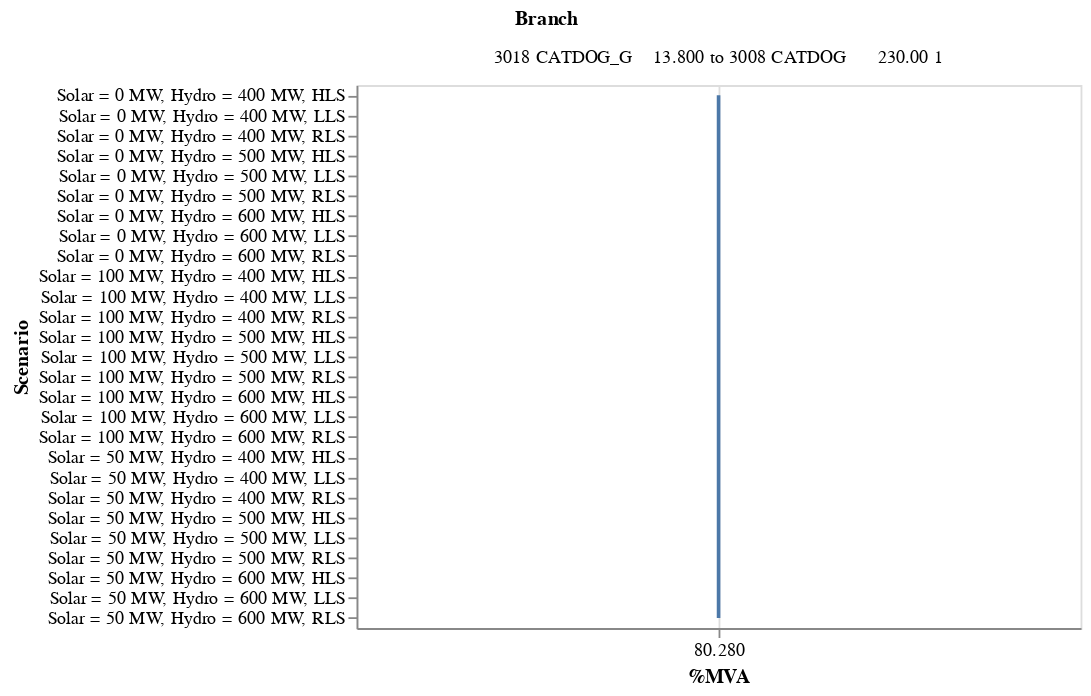

The code cell stored with this chart in its notebook:
### Markdown cell above
##### Transformer branch overload plot

### Code cell
alt.Chart(transformer_overload).mark_line().encode(
    alt.X('%MVA', axis=alt.Axis(format='.3f'),scale=alt.Scale(zero=False)),
    alt.Y('Scenario'),
    alt.Color('Branch', legend=None)).properties(height = 300, width =400).facet('Branch',columns=2).resolve_scale(x='independent', y = 'independent')

### Figure 1 — Vega-Lite specification as saved in the notebook (floating-point values rounded to 4 significant figures)
{"config": {"view": {"continuousWidth": 300, "continuousHeight": 300}}, "data": {"name": "data-687903ff52fec9aa87d86556de55d755"}, "facet": {"field": "Branch", "type": "nominal"}, "spec": {"mark": {"type": "line"}, "encoding": {"color": {"field": "Branch", "legend": null, "type": "nominal"}, "x": {"axis": {"format": ".3f"}, "field": "%MVA", "scale": {"zero": false}, "type": "quantitative"}, "y": {"field": "Scenario", "type": "nominal"}}, "height": 300, "width": 400}, "columns": 2, "resolve": {"scale": {"x": "independent", "y": "independent"}}, "$schema": "https://vega.github.io/schema/vega-lite/v5.20.1.json", "datasets": {"data-687903ff52fec9aa87d86556de55d755": [{"Scenario": "Solar = 0 MW, Hydro = 400 MW, LLS", "From Bus": 3018, "From Bus Ext": "CATDOG_G    13.800", "To Bus": 3008, "To Bus Ext": "CATDOG      230.00", "Ckt ID": 1, "Non Metered Bus": 3018, " Branch I": 4779, "Branch Flow MW": 90.0, "Branch Flow MVAR": 80.0, "Branch MVA": 120.4, "MW Loss": 0.03, "MVAR Loss": 11.09, "Rate": 150.0, "%I": 76.16, "%MVA": 80.28, "From Bus V": "13.800", "To Bus V": "230.00", "Branch": "3018 CATDOG_G    13.800 to 3008 CATDOG      230.00 1"}, {"Scenario": "Solar = 0 MW, Hydro = 400 MW, RLS", "From Bus": 3018, "From Bus Ext": "CATDOG_G    13.800", "To Bus": 3008, "To Bus Ext": "CATDOG      230.00", "Ckt ID": 1, "Non Metered Bus": 3018, " Branch I": 4793, "Branch Flow MW": 90.0, "Branch Flow MVAR": 80.0, "Branch MVA": 120.4, "MW Loss": 0.03, "MVAR Loss": 11.16, "Rate": 150.0, "%I": 76.39, "%MVA": 80.28, "From Bus V": "13.800", "To Bus V": "230.00", "Branch": "3018 CATDOG_G    13.800 to 3008 CATDOG      230.00 1"}, {"Scenario": "Solar = 0 MW, Hydro = 400 MW, HLS", "From Bus": 3018, "From Bus Ext": "CATDOG_G    13.800", "To Bus": 3008, "To Bus Ext": "CATDOG      230.00", "Ckt ID": 1, "Non Metered Bus": 3018, " Branch I": 4806, "Branch Flow MW": 90.0, "Branch Flow MVAR": 80.0, "Branch MVA": 120.4, "MW Loss": 0.03, "MVAR Loss": 11.22, "Rate": 150.0, "%I": 76.58, "%MVA": 80.28, "From Bus V": "13.800", "To Bus V": "230.00", "Branch": "3018 CATDOG_G    13.800 to 3008 CATDOG      230.00 1"}, {"Scenario": "Solar = 0 MW, Hydro = 500 MW, LLS", "From Bus": 3018, "From Bus Ext": "CATDOG_G    13.800", "To Bus": 3008, "To Bus Ext": "CATDOG      230.00", "Ckt ID": 1, "Non Metered Bus": 3018, " Branch I": 4783, "Branch Flow MW": 90.0, "Branch Flow MVAR": 80.0, "Branch MVA": 120.4, "MW Loss": 0.03, "MVAR Loss": 11.11, "Rate": 150.0, "%I": 76.22, "%MVA": 80.28, "From Bus V": "13.800", "To Bus V": "230.00", "Branch": "3018 CATDOG_G    13.800 to 3008 CATDOG      230.00 1"}, {"Scenario": "Solar = 0 MW, Hydro = 500 MW, RLS", "From Bus": 3018, "From Bus Ext": "CATDOG_G    13.800", "To Bus": 3008, "To Bus Ext": "CATDOG      230.00", "Ckt ID": 1, "Non Metered Bus": 3018, " Branch I": 4798, "Branch Flow MW": 90.0, "Branch Flow MVAR": 80.0, "Branch MVA": 120.4, "MW Loss": 0.03, "MVAR Loss": 11.18, "Rate": 150.0, "%I": 76.46, "%MVA": 80.28, "From Bus V": "13.800", "To Bus V": "230.00", "Branch": "3018 CATDOG_G    13.800 to 3008 CATDOG      230.00 1"}, {"Scenario": "Solar = 0 MW, Hydro = 500 MW, HLS", "From Bus": 3018, "From Bus Ext": "CATDOG_G    13.800", "To Bus": 3008, "To Bus Ext": "CATDOG      230.00", "Ckt ID": 1, "Non Metered Bus": 3018, " Branch I": 4819, "Branch Flow MW": 90.0, "Branch Flow MVAR": 80.0, "Branch MVA": 120.4, "MW Loss": 0.03, "MVAR Loss": 11.28, "Rate": 150.0, "%I": 76.8, "%MVA": 80.28, "From Bus V": "13.800", "To Bus V": "230.00", "Branch": "3018 CATDOG_G    13.800 to 3008 CATDOG      230.00 1"}, {"Scenario": "Solar = 0 MW, Hydro = 600 MW, LLS", "From Bus": 3018, "From Bus Ext": "CATDOG_G    13.800", "To Bus": 3008, "To Bus Ext": "CATDOG      230.00", "Ckt ID": 1, "Non Metered Bus": 3018, " Branch I": 4788, "Branch Flow MW": 90.0, "Branch Flow MVAR": 80.0, "Branch MVA": 120.4, "MW Loss": 0.03, "MVAR Loss": 11.13, "Rate": 150.0, "%I": 76.3, "%MVA": 80.28, "From Bus V": "13.800", "To Bus V": "230.00", "Branch": "3018 CATDOG_G    13.800 to 3008 CATDOG      230.00 1"}, {"Scenario": "Solar = 0 MW, Hydro = 600 MW, RLS", "From Bus": 3018, "From Bus Ext": "CATDOG_G    13.800", "To Bus": 3008, "To Bus Ext": "CATDOG      230.00", "Ckt ID": 1, "Non Metered Bus": 3018, " Branch I": 4803, "Branch Flow MW": 90.0, "Branch Flow MVAR": 80.0, "Branch MVA": 120.4, "MW Loss": 0.03, "MVAR Loss": 11.2, "Rate": 150.0, "%I": 76.54, "%MVA": 80.28, "From Bus V": "13.800", "To Bus V": "230.00", "Branch": "3018 CATDOG_G    13.800 to 3008 CATDOG      230.00 1"}, {"Scenario": "Solar = 0 MW, Hydro = 600 MW, HLS", "From Bus": 3018, "From Bus Ext": "CATDOG_G    13.800", "To Bus": 3008, "To Bus Ext": "CATDOG      230.00", "Ckt ID": 1, "Non Metered Bus": 3018, " Branch I": 4863, "Branch Flow MW": 90.0, "Branch Flow MVAR": 80.0, "Branch MVA": 120.4, "MW Loss": 0.03, "MVAR Loss": 11.48, "Rate": 150.0, "%I": 77.49, "%MVA": 80.28, "From Bus V": "13.800", "To Bus V": "230.00", "Branch": "3018 CATDOG_G    13.800 to 3008 CATDOG      230.00 1"}, {"Scenario": "Solar = 50 MW, Hydro = 400 MW, LLS", "From Bus": 3018, "From Bus Ext": "CATDOG_G    13.800", "To Bus": 3008, "To Bus Ext": "CATDOG      230.00", "Ckt ID": 1, "Non Metered Bus": 3018, " Branch I": 4777, "Branch Flow MW": 90.0, "Branch Flow MVAR": 80.0, "Branch MVA": 120.4, "MW Loss": 0.03, "MVAR Loss": 11.08, "Rate": 150.0, "%I": 76.13, "%MVA": 80.28, "From Bus V": "13.800", "To Bus V": "230.00", "Branch": "3018 CATDOG_G    13.800 to 3008 CATDOG      230.00 1"}, {"Scenario": "Solar = 50 MW, Hydro = 400 MW, RLS", "From Bus": 3018, "From Bus Ext": "CATDOG_G    13.800", "To Bus": 3008, "To Bus Ext": "CATDOG      230.00", "Ckt ID": 1, "Non Metered Bus": 3018, " Branch I": 4791, "Branch Flow MW": 90.0, "Branch Flow MVAR": 80.0, "Branch MVA": 120.4, "MW Loss": 0.03, "MVAR Loss": 11.15, "Rate": 150.0, "%I": 76.36, "%MVA": 80.28, "From Bus V": "13.800", "To Bus V": "230.00", "Branch": "3018 CATDOG_G    13.800 to 3008 CATDOG      230.00 1"}, {"Scenario": "Solar = 50 MW, Hydro = 400 MW, HLS", "From Bus": 3018, "From Bus Ext": "CATDOG_G    13.800", "To Bus": 3008, "To Bus Ext": "CATDOG      230.00", "Ckt ID": 1, "Non Metered Bus": 3018, " Branch I": 4804, "Branch Flow MW": 90.0, "Branch Flow MVAR": 80.0, "Branch MVA": 120.4, "MW Loss": 0.03, "MVAR Loss": 11.21, "Rate": 150.0, "%I": 76.55, "%MVA": 80.28, "From Bus V": "13.800", "To Bus V": "230.00", "Branch": "3018 CATDOG_G    13.800 to 3008 CATDOG      230.00 1"}, {"Scenario": "Solar = 50 MW, Hydro = 500 MW, LLS", "From Bus": 3018, "From Bus Ext": "CATDOG_G    13.800", "To Bus": 3008, "To Bus Ext": "CATDOG      230.00", "Ckt ID": 1, "Non Metered Bus": 3018, " Branch I": 4781, "Branch Flow MW": 90.0, "Branch Flow MVAR": 80.0, "Branch MVA": 120.4, "MW Loss": 0.03, "MVAR Loss": 11.1, "Rate": 150.0, "%I": 76.19, "%MVA": 80.28, "From Bus V": "13.800", "To Bus V": "230.00", "Branch": "3018 CATDOG_G    13.800 to 3008 CATDOG      230.00 1"}, {"Scenario": "Solar = 50 MW, Hydro = 500 MW, RLS", "From Bus": 3018, "From Bus Ext": "CATDOG_G    13.800", "To Bus": 3008, "To Bus Ext": "CATDOG      230.00", "Ckt ID": 1, "Non Metered Bus": 3018, " Branch I": 4796, "Branch Flow MW": 90.0, "Branch Flow MVAR": 80.0, "Branch MVA": 120.4, "MW Loss": 0.03, "MVAR Loss": 11.17, "Rate": 150.0, "%I": 76.43, "%MVA": 80.28, "From Bus V": "13.800", "To Bus V": "230.00", "Branch": "3018 CATDOG_G    13.800 to 3008 CATDOG      230.00 1"}, {"Scenario": "Solar = 50 MW, Hydro = 500 MW, HLS", "From Bus": 3018, "From Bus Ext": "CATDOG_G    13.800", "To Bus": 3008, "To Bus Ext": "CATDOG      230.00", "Ckt ID": 1, "Non Metered Bus": 3018, " Branch I": 4808, "Branch Flow MW": 90.0, "Branch Flow MVAR": 80.0, "Branch MVA": 120.4, "MW Loss": 0.03, "MVAR Loss": 11.23, "Rate": 150.0, "%I": 76.62, "%MVA": 80.28, "From Bus V": "13.800", "To Bus V": "230.00", "Branch": "3018 CATDOG_G    13.800 to 3008 CATDOG      230.00 1"}, {"Scenario": "Solar = 50 MW, Hydro = 600 MW, LLS", "From Bus": 3018, "From Bus Ext": "CATDOG_G    13.800", "To Bus": 3008, "To Bus Ext": "CATDOG      230.00", "Ckt ID": 1, "Non Metered Bus": 3018, " Branch I": 4785, "Branch Flow MW": 90.0, "Branch Flow MVAR": 80.0, "Branch MVA": 120.4, "MW Loss": 0.03, "MVAR Loss": 11.12, "Rate": 150.0, "%I": 76.26, "%MVA": 80.28, "From Bus V": "13.800", "To Bus V": "230.00", "Branch": "3018 CATDOG_G    13.800 to 3008 CATDOG      230.00 1"}, {"Scenario": "Solar = 50 MW, Hydro = 600 MW, RLS", "From Bus": 3018, "From Bus Ext": "CATDOG_G    13.800", "To Bus": 3008, "To Bus Ext": "CATDOG      230.00", "Ckt ID": 1, "Non Metered Bus": 3018, " Branch I": 4800, "Branch Flow MW": 90.0, "Branch Flow MVAR": 80.0, "Branch MVA": 120.4, "MW Loss": 0.03, "MVAR Loss": 11.19, "Rate": 150.0, "%I": 76.5, "%MVA": 80.28, "From Bus V": "13.800", "To Bus V": "230.00", "Branch": "3018 CATDOG_G    13.800 to 3008 CATDOG      230.00 1"}, {"Scenario": "Solar = 50 MW, Hydro = 600 MW, HLS", "From Bus": 3018, "From Bus Ext": "CATDOG_G    13.800", "To Bus": 3008, "To Bus Ext": "CATDOG      230.00", "Ckt ID": 1, "Non Metered Bus": 3018, " Branch I": 4847, "Branch Flow MW": 90.0, "Branch Flow MVAR": 80.0, "Branch MVA": 120.4, "MW Loss": 0.03, "MVAR Loss": 11.41, "Rate": 150.0, "%I": 77.25, "%MVA": 80.28, "From Bus V": "13.800", "To Bus V": "230.00", "Branch": "3018 CATDOG_G    13.800 to 3008 CATDOG      230.00 1"}, {"Scenario": "Solar = 100 MW, Hydro = 400 MW, LLS", "From Bus": 3018, "From Bus Ext": "CATDOG_G    13.800", "To Bus": 3008, "To Bus Ext": "CATDOG      230.00", "Ckt ID": 1, "Non Metered Bus": 3018, " Branch I": 4775, "Branch Flow MW": 90.0, "Branch Flow MVAR": 80.0, "Branch MVA": 120.4, "MW Loss": 0.03, "MVAR Loss": 11.08, "Rate": 150.0, "%I": 76.1, "%MVA": 80.28, "From Bus V": "13.800", "To Bus V": "230.00", "Branch": "3018 CATDOG_G    13.800 to 3008 CATDOG      230.00 1"}, {"Scenario": "Solar = 100 MW, Hydro = 400 MW, RLS", "From Bus": 3018, "From Bus Ext": "CATDOG_G    13.800", "To Bus": 3008, "To Bus Ext": "CATDOG      230.00", "Ckt ID": 1, "Non Metered Bus": 3018, " Branch I": 4790, "Branch Flow MW": 90.0, "Branch Flow MVAR": 80.0, "Branch MVA": 120.4, "MW Loss": 0.03, "MVAR Loss": 11.14, "Rate": 150.0, "%I": 76.33, "%MVA": 80.28, "From Bus V": "13.800", "To Bus V": "230.00", "Branch": "3018 CATDOG_G    13.800 to 3008 CATDOG      230.00 1"}, {"Scenario": "Solar = 100 MW, Hydro = 400 MW, HLS", "From Bus": 3018, "From Bus Ext": "CATDOG_G    13.800", "To Bus": 3008, "To Bus Ext": "CATDOG      230.00", "Ckt ID": 1, "Non Metered Bus": 3018, " Branch I": 4802, "Branch Flow MW": 90.0, "Branch Flow MVAR": 80.0, "Branch MVA": 120.4, "MW Loss": 0.03, "MVAR Loss": 11.2, "Rate": 150.0, "%I": 76.53, "%MVA": 80.28, "From Bus V": "13.800", "To Bus V": "230.00", "Branch": "3018 CATDOG_G    13.800 to 3008 CATDOG      230.00 1"}, {"Scenario": "Solar = 100 MW, Hydro = 500 MW, LLS", "From Bus": 3018, "From Bus Ext": "CATDOG_G    13.800", "To Bus": 3008, "To Bus Ext": "CATDOG      230.00", "Ckt ID": 1, "Non Metered Bus": 3018, " Branch I": 4779, "Branch Flow MW": 90.0, "Branch Flow MVAR": 80.0, "Branch MVA": 120.4, "MW Loss": 0.03, "MVAR Loss": 11.09, "Rate": 150.0, "%I": 76.16, "%MVA": 80.28, "From Bus V": "13.800", "To Bus V": "230.00", "Branch": "3018 CATDOG_G    13.800 to 3008 CATDOG      230.00 1"}, {"Scenario": "Solar = 100 MW, Hydro = 500 MW, RLS", "From Bus": 3018, "From Bus Ext": "CATDOG_G    13.800", "To Bus": 3008, "To Bus Ext": "CATDOG      230.00", "Ckt ID": 1, "Non Metered Bus": 3018, " Branch I": 4794, "Branch Flow MW": 90.0, "Branch Flow MVAR": 80.0, "Branch MVA": 120.4, "MW Loss": 0.03, "MVAR Loss": 11.16, "Rate": 150.0, "%I": 76.4, "%MVA": 80.28, "From Bus V": "13.800", "To Bus V": "230.00", "Branch": "3018 CATDOG_G    13.800 to 3008 CATDOG      230.00 1"}, {"Scenario": "Solar = 100 MW, Hydro = 500 MW, HLS", "From Bus": 3018, "From Bus Ext": "CATDOG_G    13.800", "To Bus": 3008, "To Bus Ext": "CATDOG      230.00", "Ckt ID": 1, "Non Metered Bus": 3018, " Branch I": 4806, "Branch Flow MW": 90.0, "Branch Flow MVAR": 80.0, "Branch MVA": 120.4, "MW Loss": 0.03, "MVAR Loss": 11.22, "Rate": 150.0, "%I": 76.6, "%MVA": 80.28, "From Bus V": "13.800", "To Bus V": "230.00", "Branch": "3018 CATDOG_G    13.800 to 3008 CATDOG      230.00 1"}, {"Scenario": "Solar = 100 MW, Hydro = 600 MW, LLS", "From Bus": 3018, "From Bus Ext": "CATDOG_G    13.800", "To Bus": 3008, "To Bus Ext": "CATDOG      230.00", "Ckt ID": 1, "Non Metered Bus": 3018, " Branch I": 4784, "Branch Flow MW": 90.0, "Branch Flow MVAR": 80.0, "Branch MVA": 120.4, "MW Loss": 0.03, "MVAR Loss": 11.11, "Rate": 150.0, "%I": 76.23, "%MVA": 80.28, "From Bus V": "13.800", "To Bus V": "230.00", "Branch": "3018 CATDOG_G    13.800 to 3008 CATDOG      230.00 1"}, {"Scenario": "Solar = 100 MW, Hydro = 600 MW, RLS", "From Bus": 3018, "From Bus Ext": "CATDOG_G    13.800", "To Bus": 3008, "To Bus Ext": "CATDOG      230.00", "Ckt ID": 1, "Non Metered Bus": 3018, " Branch I": 4799, "Branch Flow MW": 90.0, "Branch Flow MVAR": 80.0, "Branch MVA": 120.4, "MW Loss": 0.03, "MVAR Loss": 11.18, "Rate": 150.0, "%I": 76.47, "%MVA": 80.28, "From Bus V": "13.800", "To Bus V": "230.00", "Branch": "3018 CATDOG_G    13.800 to 3008 CATDOG      230.00 1"}, {"Scenario": "Solar = 100 MW, Hydro = 600 MW, HLS", "From Bus": 3018, "From Bus Ext": "CATDOG_G    13.800", "To Bus": 3008, "To Bus Ext": "CATDOG      230.00", "Ckt ID": 1, "Non Metered Bus": 3018, " Branch I": 4836, "Branch Flow MW": 90.0, "Branch Flow MVAR": 80.0, "Branch MVA": 120.4, "MW Loss": 0.03, "MVAR Loss": 11.36, "Rate": 150.0, "%I": 77.07, "%MVA": 80.28, "From Bus V": "13.800", "To Bus V": "230.00", "Branch": "3018 CATDOG_G    13.800 to 3008 CATDOG      230.00 1"}]}}
